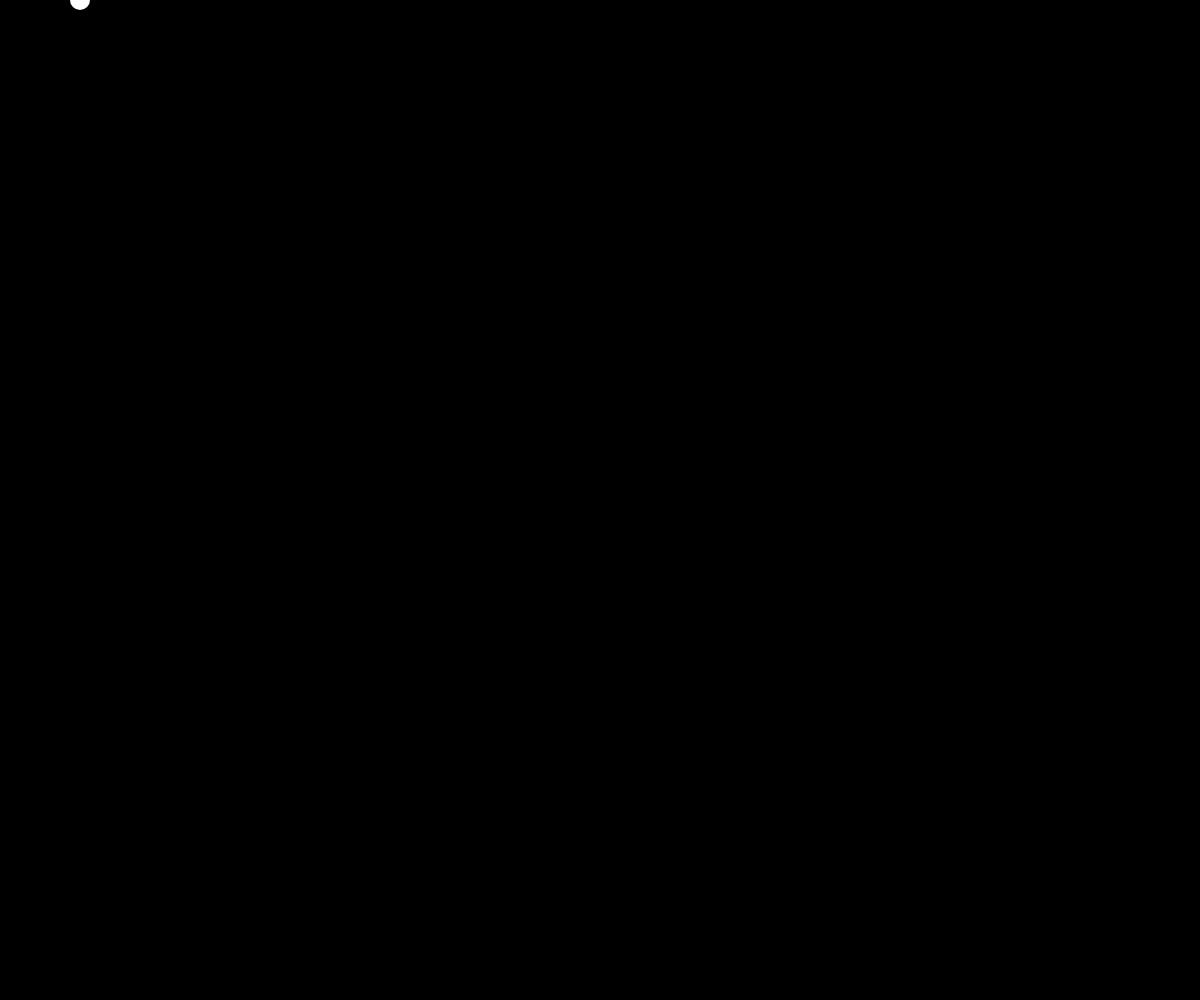
Frame 1 (no input)
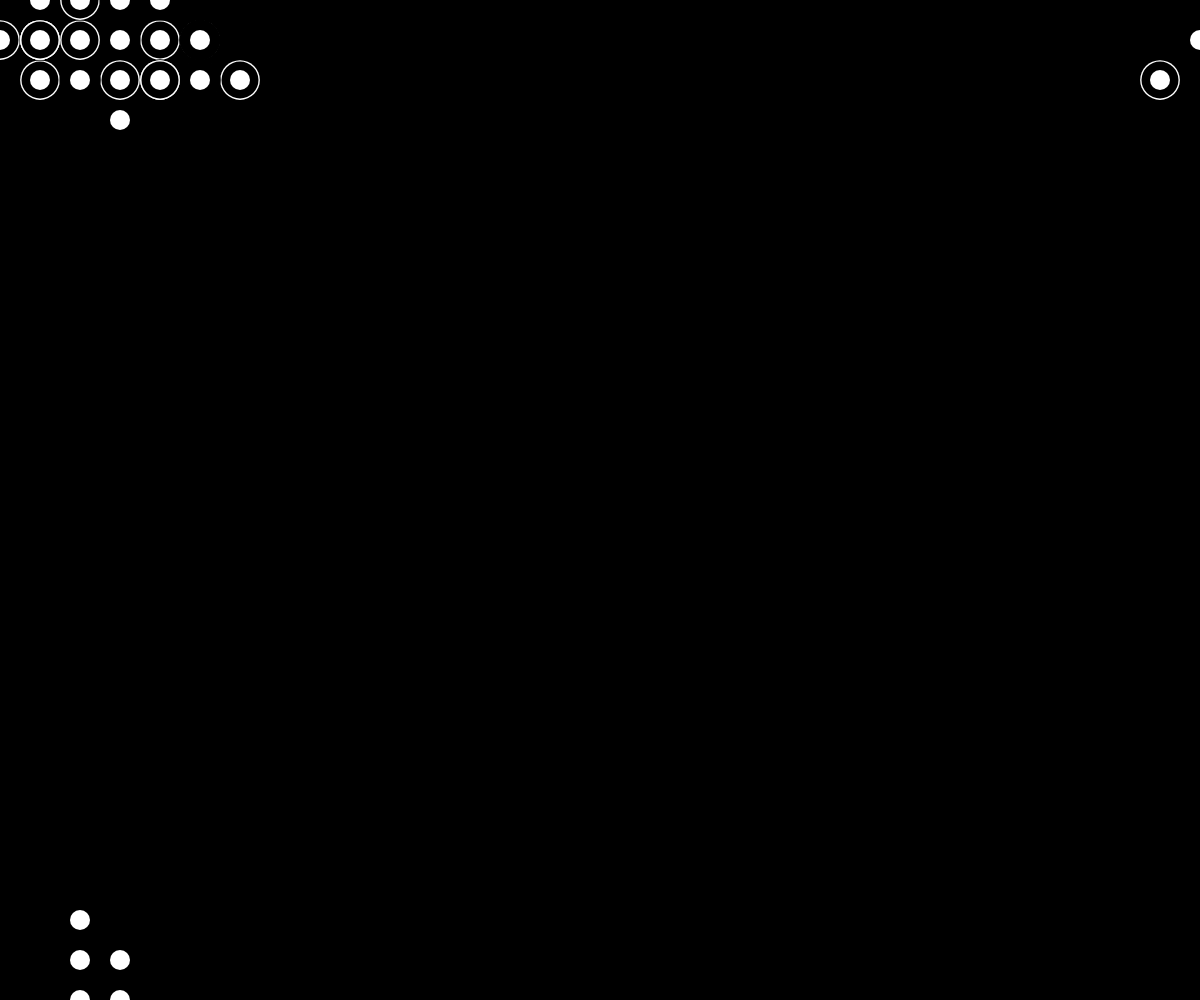
Frame 60 (no input)
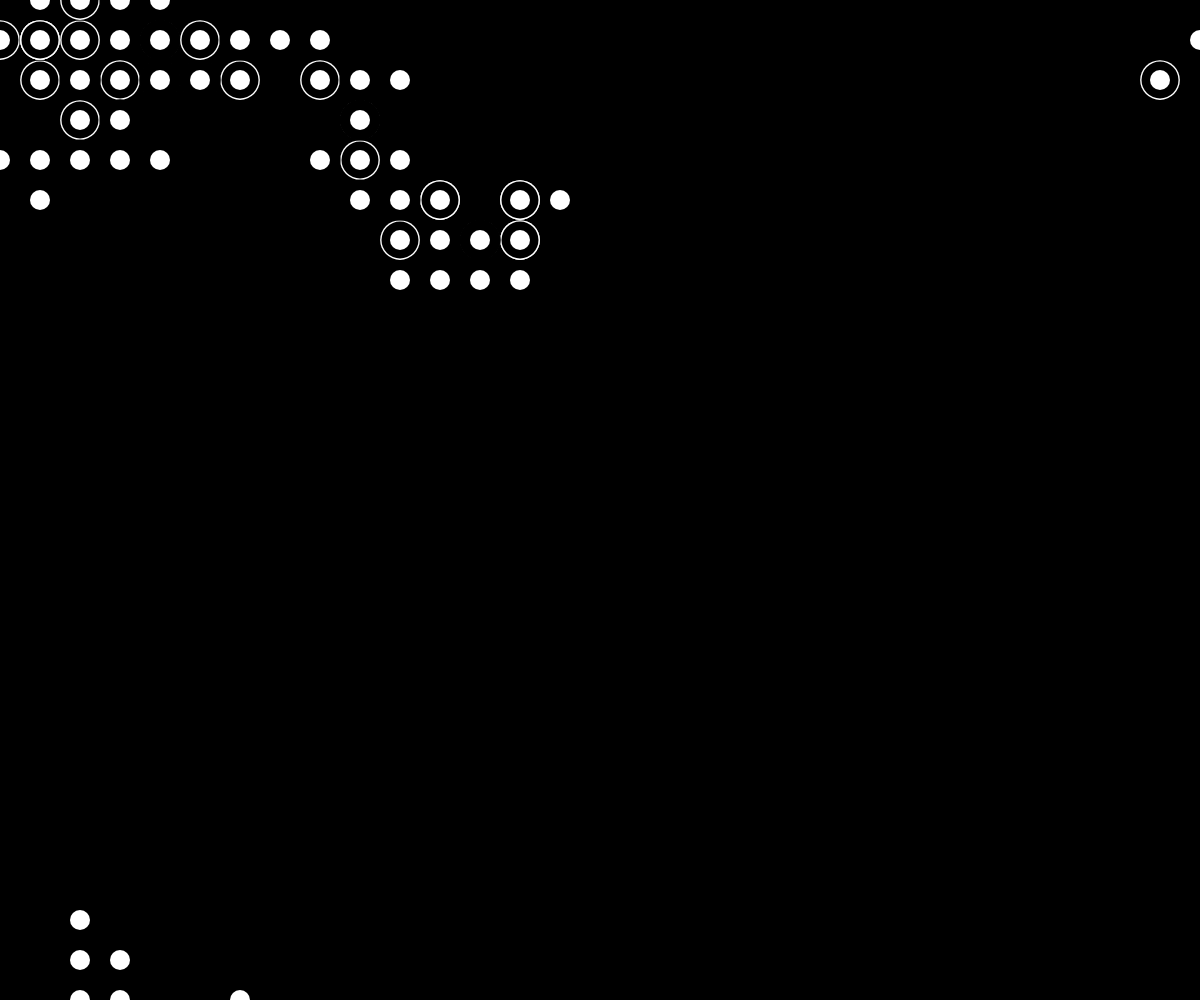
Frame 120 (the mouse pressed at the canvas centre since frame 60)

The p5.js sketch that drew these frames (run headless with seeded random() and noise() and a simulated clock; from frame 60 on, the mouse is pressed at the canvas centre):

// p5.js sketch
// ── sketch.js
let posX;
let posY;
let stepSize = 40;
let size = 20;
let ringSize = 40;
let values = []
let values1 = [-1,0,1];
let values2 = [-1];
let positions = [];
let exists = false;
let stepsX;
let stepsY;
speed = 1;

function setup() {
  width = window.innerWidth;
  height = window.innerHeight;
  createCanvas(width, height);
  background(0);
  posX = 0 +stepSize;
  posY = 0 +stepSize;
  positions.push([posX,posY]);
  values = values1;
  ellipseMode(CENTER);
}

function draw() {
  noStroke();
  //background(0,0,0,3);

  for(i=0; i < speed; i++){

  stepsX = values[int(random(0, values.length))];
  stepsY = values[int(random(0, values.length))];

  console.log(stepsX,stepsY);

  stepsX*=stepSize;
  stepsY*=stepSize;
  
  posX= floor(posX+stepsX);
  posY= floor(posY+stepsY);


  //calculates grid based on window size and reset positions
  if(posX + stepsX > width){
    posX = 0 + stepSize
  }
  if(posX - stepsX < 0) {
    let cols = floor(width/stepSize);
    posX = 0 + (stepSize*(cols))
  } 
  if(posY + stepsY > height){
    posY = 0 + stepSize
  }
  if(posY - stepsY < 0) {
    let rows = floor(height/stepSize);
    posY = 0 + (stepSize*(rows))
  } 

  temp = [posX,posY];

  if(arrayAlreadyHasArray(positions, temp)[0]){ //on repeat positions
    exists = true;
    fill(255);
    // stroke(255);
    // strokeWeight(2);
    ellipse(posX,posY,ringSize-.25,ringSize-.25);
    fill(0);
    ellipse(posX,posY,ringSize-3,ringSize-3);
    fill(255);
    ellipse(posX,posY,size,size);
    positions = positions.splice(arrayAlreadyHasArray(positions, temp)[1]) // then remove at index
  }

  if(!exists){
      positions.push([posX,posY]); //adds to array
      
      fill(0);
      ellipse(posX,posY,ringSize+1,ringSize+1);

      fill(255);
      ellipse(posX,posY,size,size);
  }
  
  exists = false;
  }
}

function keyReleased() {
  if (keyCode === UP_ARROW) {
    ringSize+=1;
  } else if (keyCode === DOWN_ARROW){
    ringSize-=1;
  } else if (keyCode === LEFT_ARROW){
    speed+=2;
  } else if (keyCode === RIGHT_ARROW){
    speed-=2;
  }else if(key == 1){
    frameRate(0);
  }else if(key == 2){
    frameRate(60);
  }
  return false; 
}

//courtesy of https://medium.com/better-programming/check-if-an-array-is-within-a-2d-array-using-javascript-c534d96cb269
function arrayAlreadyHasArray(arr, testArr){
  for(var i = 0; i<arr.length; i++){
      let checker = []
      for(var j = 0; j<arr[i].length; j++){
          if(arr[i][j] === testArr[j]){
              checker.push(true)
          } else {
              checker.push(false)
          }
      }
      if (checker.every(check => check === true)){
          return [true, i] //returns array with whether it exists and its index
      }
  }
  return false
}
